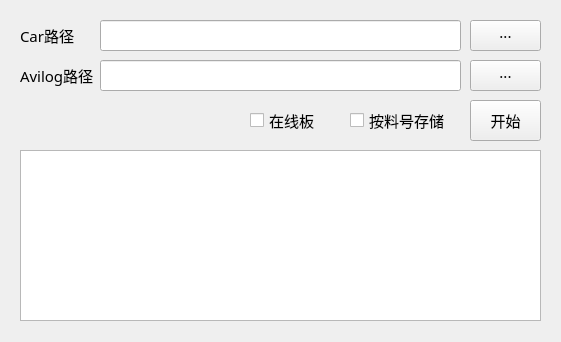
<?xml version="1.0" encoding="UTF-8"?>
<ui version="4.0">
 <class>GenAvilogWin</class>
 <widget class="QWidget" name="GenAvilogWin">
  <property name="geometry">
   <rect>
    <x>0</x>
    <y>0</y>
    <width>561</width>
    <height>342</height>
   </rect>
  </property>
  <property name="windowTitle">
   <string>一键生成avilog</string>
  </property>
  <widget class="QLineEdit" name="Edit_CarPath">
   <property name="geometry">
    <rect>
     <x>100</x>
     <y>20</y>
     <width>361</width>
     <height>31</height>
    </rect>
   </property>
   <property name="font">
    <font>
     <family>微软雅黑</family>
     <pointsize>11</pointsize>
    </font>
   </property>
  </widget>
  <widget class="QCheckBox" name="checkBox_BigAvi">
   <property name="geometry">
    <rect>
     <x>250</x>
     <y>105</y>
     <width>91</width>
     <height>31</height>
    </rect>
   </property>
   <property name="font">
    <font>
     <family>微软雅黑</family>
     <pointsize>11</pointsize>
    </font>
   </property>
   <property name="text">
    <string>在线板</string>
   </property>
  </widget>
  <widget class="QCheckBox" name="checkBox_BigAviByCar">
   <property name="geometry">
    <rect>
     <x>350</x>
     <y>105</y>
     <width>101</width>
     <height>31</height>
    </rect>
   </property>
   <property name="font">
    <font>
     <family>微软雅黑</family>
     <pointsize>11</pointsize>
    </font>
   </property>
   <property name="text">
    <string>按料号存储</string>
   </property>
  </widget>
  <widget class="QTextBrowser" name="textBrowser">
   <property name="geometry">
    <rect>
     <x>20</x>
     <y>150</y>
     <width>521</width>
     <height>171</height>
    </rect>
   </property>
   <property name="font">
    <font>
     <family>微软雅黑</family>
     <pointsize>11</pointsize>
    </font>
   </property>
  </widget>
  <widget class="QPushButton" name="btn_Start">
   <property name="geometry">
    <rect>
     <x>470</x>
     <y>100</y>
     <width>71</width>
     <height>41</height>
    </rect>
   </property>
   <property name="font">
    <font>
     <family>微软雅黑</family>
     <pointsize>11</pointsize>
    </font>
   </property>
   <property name="text">
    <string>开始</string>
   </property>
  </widget>
  <widget class="QLabel" name="label_CarPath">
   <property name="geometry">
    <rect>
     <x>20</x>
     <y>20</y>
     <width>81</width>
     <height>31</height>
    </rect>
   </property>
   <property name="font">
    <font>
     <family>微软雅黑</family>
     <pointsize>11</pointsize>
    </font>
   </property>
   <property name="text">
    <string>Car路径</string>
   </property>
  </widget>
  <widget class="QLineEdit" name="Edit_AvilogPath">
   <property name="geometry">
    <rect>
     <x>100</x>
     <y>60</y>
     <width>361</width>
     <height>31</height>
    </rect>
   </property>
   <property name="font">
    <font>
     <family>微软雅黑</family>
     <pointsize>11</pointsize>
    </font>
   </property>
  </widget>
  <widget class="QLabel" name="label_AvilogPath">
   <property name="geometry">
    <rect>
     <x>20</x>
     <y>60</y>
     <width>81</width>
     <height>31</height>
    </rect>
   </property>
   <property name="font">
    <font>
     <family>微软雅黑</family>
     <pointsize>11</pointsize>
    </font>
   </property>
   <property name="text">
    <string>Avilog路径</string>
   </property>
  </widget>
  <widget class="QPushButton" name="btn_OpenAvilog">
   <property name="geometry">
    <rect>
     <x>470</x>
     <y>60</y>
     <width>71</width>
     <height>31</height>
    </rect>
   </property>
   <property name="font">
    <font>
     <family>微软雅黑</family>
     <pointsize>11</pointsize>
    </font>
   </property>
   <property name="text">
    <string>···</string>
   </property>
  </widget>
  <widget class="QPushButton" name="btn_OpenCarPath">
   <property name="geometry">
    <rect>
     <x>470</x>
     <y>20</y>
     <width>71</width>
     <height>31</height>
    </rect>
   </property>
   <property name="font">
    <font>
     <family>微软雅黑</family>
     <pointsize>11</pointsize>
    </font>
   </property>
   <property name="text">
    <string>···</string>
   </property>
  </widget>
 </widget>
 <resources/>
 <connections/>
</ui>
